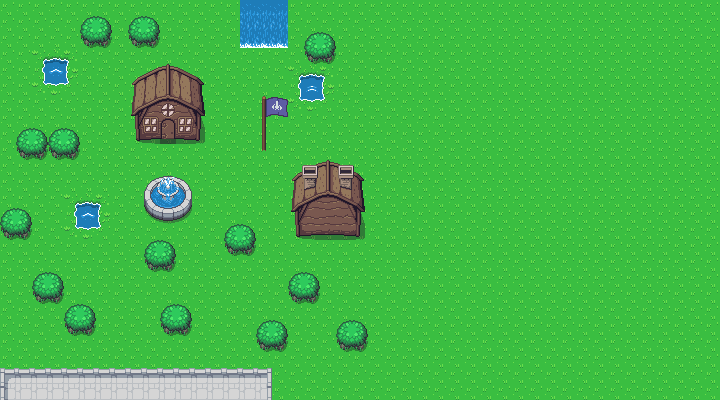

Rendered tile map (Tiled .tmx) drawn with the repository's tilesets; below, a short description and the full map source, tile grids included:
An orthogonal 45x25 tile map with 16x16 px tiles, 3 tile layers (Tile Layer 1, Stuffs, Moar Stuffs).

<map version="1.2" tiledversion="1.2.1" orientation="orthogonal" renderorder="right-down" width="45" height="25" tilewidth="16" tileheight="16" infinite="0" nextlayerid="4" nextobjectid="1">
 <tileset firstgid="1" source="data/Overworld.tsx" />
 <layer id="1" name="Tile Layer 1" width="45" height="25">
  <data encoding="csv">
1,1,1,1,1,1,1,1,1,1,1,1,1,1,1,1,1,1,1,1,1,1,1,1,1,1,1,1,1,1,1,1,1,1,1,1,1,1,1,1,1,1,1,1,1,
1,1,1,1,1,1,1,1,1,1,1,1,1,1,1,1,1,1,1,1,1,1,1,1,1,1,1,1,1,1,1,1,1,1,1,1,1,1,1,1,1,1,1,1,1,
1,1,1,1,1,1,1,1,1,1,1,1,1,1,1,1,1,1,1,1,1,1,1,1,1,1,1,1,1,1,1,1,1,1,1,1,1,1,1,1,1,1,1,1,1,
1,1,1,1,1,1,1,1,1,1,1,1,1,1,1,1,1,1,1,1,1,1,1,1,1,1,1,1,1,1,1,1,1,1,1,1,1,1,1,1,1,1,1,1,1,
1,1,1,1,1,1,1,1,1,1,1,1,1,1,1,1,1,1,1,1,1,1,1,1,1,1,1,1,1,1,1,1,1,1,1,1,1,1,1,1,1,1,1,1,1,
1,1,1,1,1,1,1,1,1,1,1,1,1,1,1,1,1,1,1,1,1,1,1,1,1,1,1,1,1,1,1,1,1,1,1,1,1,1,1,1,1,1,1,1,1,
1,1,1,1,1,1,1,1,1,1,1,1,1,1,1,1,1,1,1,1,1,1,1,1,1,1,1,1,1,1,1,1,1,1,1,1,1,1,1,1,1,1,1,1,1,
1,1,1,1,1,1,1,1,1,1,1,1,1,1,1,1,1,1,1,1,1,1,1,1,1,1,1,1,1,1,1,1,1,1,1,1,1,1,1,1,1,1,1,1,1,
1,1,1,1,1,1,1,1,1,1,1,1,1,1,1,1,1,1,1,1,1,1,1,1,1,1,1,1,1,1,1,1,1,1,1,1,1,1,1,1,1,1,1,1,1,
1,1,1,1,1,1,1,1,1,1,1,1,1,1,1,1,1,1,1,1,1,1,1,1,1,1,1,1,1,1,1,1,1,1,1,1,1,1,1,1,1,1,1,1,1,
1,1,1,1,1,1,1,1,1,1,1,1,1,1,1,1,1,1,1,1,1,1,1,1,1,1,1,1,1,1,1,1,1,1,1,1,1,1,1,1,1,1,1,1,1,
1,1,1,1,1,1,1,1,1,1,1,1,1,1,1,1,1,1,1,1,1,1,1,1,1,1,1,1,1,1,1,1,1,1,1,1,1,1,1,1,1,1,1,1,1,
1,1,1,1,1,1,1,1,1,1,1,1,1,1,1,1,1,1,1,1,1,1,1,1,1,1,1,1,1,1,1,1,1,1,1,1,1,1,1,1,1,1,1,1,1,
1,1,1,1,1,1,1,1,1,1,1,1,1,1,1,1,1,1,1,1,1,1,1,1,1,1,1,1,1,1,1,1,1,1,1,1,1,1,1,1,1,1,1,1,1,
1,1,1,1,1,1,1,1,1,1,1,1,1,1,1,1,1,1,1,1,1,1,1,1,1,1,1,1,1,1,1,1,1,1,1,1,1,1,1,1,1,1,1,1,1,
1,1,1,1,1,1,1,1,1,1,1,1,1,1,1,1,1,1,1,1,1,1,1,1,1,1,1,1,1,1,1,1,1,1,1,1,1,1,1,1,1,1,1,1,1,
1,1,1,1,1,1,1,1,1,1,1,1,1,1,1,1,1,1,1,1,1,1,1,1,1,1,1,1,1,1,1,1,1,1,1,1,1,1,1,1,1,1,1,1,1,
1,1,1,1,1,1,1,1,1,1,1,1,1,1,1,1,1,1,1,1,1,1,1,1,1,1,1,1,1,1,1,1,1,1,1,1,1,1,1,1,1,1,1,1,1,
1,1,1,1,1,1,1,1,1,1,1,1,1,1,1,1,1,1,1,1,1,1,1,1,1,1,1,1,1,1,1,1,1,1,1,1,1,1,1,1,1,1,1,1,1,
1,1,1,1,1,1,1,1,1,1,1,1,1,1,1,1,1,1,1,1,1,1,1,1,1,1,1,1,1,1,1,1,1,1,1,1,1,1,1,1,1,1,1,1,1,
1,1,1,1,1,1,1,1,1,1,1,1,1,1,1,1,1,1,1,1,1,1,1,1,1,1,1,1,1,1,1,1,1,1,1,1,1,1,1,1,1,1,1,1,1,
1,1,1,1,1,1,1,1,1,1,1,1,1,1,1,1,1,1,1,1,1,1,1,1,1,1,1,1,1,1,1,1,1,1,1,1,1,1,1,1,1,1,1,1,1,
1,1,1,1,1,1,1,1,1,1,1,1,1,1,1,1,1,1,1,1,1,1,1,1,1,1,1,1,1,1,1,1,1,1,1,1,1,1,1,1,1,1,1,1,1,
1,1,1,1,1,1,1,1,1,1,1,1,1,1,1,1,1,1,1,1,1,1,1,1,1,1,1,1,1,1,1,1,1,1,1,1,1,1,1,1,1,1,1,1,1,
1,1,1,1,1,1,1,1,1,1,1,1,1,1,1,1,1,1,1,1,1,1,1,1,1,1,1,1,1,1,1,1,1,1,1,1,1,1,1,1,1,1,1,1,1
</data>
 </layer>
 <layer id="2" name="Stuffs" width="45" height="25">
  <data encoding="csv">
0,0,0,0,0,0,0,0,0,0,0,0,0,0,0,259,259,259,0,0,0,0,0,0,0,0,0,0,0,0,0,0,0,0,0,0,0,0,0,0,0,0,0,0,0,
0,0,0,0,0,646,647,0,646,647,0,0,0,0,0,299,299,299,0,0,0,0,0,0,0,0,0,0,0,0,0,0,0,0,0,0,0,0,0,0,0,0,0,0,0,
0,0,0,0,0,686,687,0,686,687,0,0,0,0,0,339,339,339,0,646,647,0,0,0,0,0,0,0,0,0,0,0,0,0,0,0,0,0,0,0,0,0,0,0,0,
0,0,243,244,245,0,0,0,0,0,0,0,0,0,0,0,0,0,0,686,687,0,0,0,0,0,0,0,0,0,0,0,0,0,0,0,0,0,0,0,0,0,0,0,0,
0,0,283,41,285,0,0,0,7,8,9,10,11,0,0,0,0,0,243,244,245,0,0,0,0,0,0,0,0,0,0,0,0,0,0,0,0,0,0,0,0,0,0,0,0,
0,0,323,324,325,0,0,0,47,48,49,50,51,0,0,0,0,0,283,81,285,0,0,0,0,0,0,0,0,0,0,0,0,0,0,0,0,0,0,0,0,0,0,0,0,
0,0,0,0,0,0,0,0,87,88,89,90,91,0,0,0,1164,1165,323,324,325,0,0,0,0,0,0,0,0,0,0,0,0,0,0,0,0,0,0,0,0,0,0,0,0,
0,0,0,0,0,0,0,0,127,128,129,130,131,0,0,0,1204,1205,0,0,0,0,0,0,0,0,0,0,0,0,0,0,0,0,0,0,0,0,0,0,0,0,0,0,0,
0,646,647,646,647,0,0,0,167,168,169,170,171,0,0,0,1244,0,0,0,0,0,0,0,0,0,0,0,0,0,0,0,0,0,0,0,0,0,0,0,0,0,0,0,0,
0,686,687,686,687,0,0,0,0,0,0,0,0,0,0,0,1284,0,0,0,0,0,0,0,0,0,0,0,0,0,0,0,0,0,0,0,0,0,0,0,0,0,0,0,0,
0,0,0,0,0,0,0,0,0,0,0,0,0,0,0,0,0,0,12,13,14,15,16,0,0,0,0,0,0,0,0,0,0,0,0,0,0,0,0,0,0,0,0,0,0,
0,0,0,0,0,0,0,0,0,383,384,385,0,0,0,0,0,0,52,53,54,55,56,0,0,0,0,0,0,0,0,0,0,0,0,0,0,0,0,0,0,0,0,0,0,
0,0,0,0,243,244,245,0,0,423,424,425,0,0,0,0,0,0,92,93,94,95,96,0,0,0,0,0,0,0,0,0,0,0,0,0,0,0,0,0,0,0,0,0,0,
646,647,0,0,283,41,285,0,0,463,464,465,0,0,0,0,0,0,132,133,134,135,136,0,0,0,0,0,0,0,0,0,0,0,0,0,0,0,0,0,0,0,0,0,0,
686,687,0,0,323,324,325,0,0,0,0,0,0,0,646,647,0,0,172,173,174,175,176,0,0,0,0,0,0,0,0,0,0,0,0,0,0,0,0,0,0,0,0,0,0,
0,0,0,0,0,0,0,0,0,646,647,0,0,0,686,687,0,0,0,0,0,0,0,0,0,0,0,0,0,0,0,0,0,0,0,0,0,0,0,0,0,0,0,0,0,
0,0,0,0,0,0,0,0,0,686,687,0,0,0,0,0,0,0,0,0,0,0,0,0,0,0,0,0,0,0,0,0,0,0,0,0,0,0,0,0,0,0,0,0,0,
0,0,646,647,0,0,0,0,0,0,0,0,0,0,0,0,0,0,646,647,0,0,0,0,0,0,0,0,0,0,0,0,0,0,0,0,0,0,0,0,0,0,0,0,0,
0,0,686,687,0,0,0,0,0,0,0,0,0,0,0,0,0,0,686,687,0,0,0,0,0,0,0,0,0,0,0,0,0,0,0,0,0,0,0,0,0,0,0,0,0,
0,0,0,0,646,647,0,0,0,0,646,647,0,0,0,0,0,0,0,0,0,0,0,0,0,0,0,0,0,0,0,0,0,0,0,0,0,0,0,0,0,0,0,0,0,
0,0,0,0,686,687,0,0,0,0,686,687,0,0,0,0,646,647,0,0,0,646,647,0,0,0,0,0,0,0,0,0,0,0,0,0,0,0,0,0,0,0,0,0,0,
0,0,0,0,0,0,0,0,0,0,0,0,0,0,0,0,686,687,0,0,0,686,687,0,0,0,0,0,0,0,0,0,0,0,0,0,0,0,0,0,0,0,0,0,0,
0,0,0,0,0,0,0,0,0,0,0,0,0,0,0,0,0,0,0,0,0,0,0,0,0,0,0,0,0,0,0,0,0,0,0,0,0,0,0,0,0,0,0,0,0,
0,0,0,0,0,0,0,0,0,0,0,0,0,0,0,0,0,0,0,0,0,0,0,0,0,0,0,0,0,0,0,0,0,0,0,0,0,0,0,0,0,0,0,0,0,
0,0,0,0,0,0,0,0,0,0,0,0,0,0,0,0,0,0,0,0,0,0,0,0,0,0,0,0,0,0,0,0,0,0,0,0,0,0,0,0,0,0,0,0,0
</data>
 </layer>
 <layer id="3" name="Moar Stuffs" width="45" height="25">
  <data encoding="csv">
0,0,0,0,0,0,0,0,0,0,0,0,0,0,0,0,0,0,0,0,0,0,0,0,0,0,0,0,0,0,0,0,0,0,0,0,0,0,0,0,0,0,0,0,0,
0,0,0,0,0,0,0,0,0,0,0,0,0,0,0,0,0,0,0,0,0,0,0,0,0,0,0,0,0,0,0,0,0,0,0,0,0,0,0,0,0,0,0,0,0,
0,0,0,0,0,0,0,0,0,0,0,0,0,0,0,0,0,0,0,0,0,0,0,0,0,0,0,0,0,0,0,0,0,0,0,0,0,0,0,0,0,0,0,0,0,
0,0,0,0,0,0,0,0,0,0,0,0,0,0,0,0,0,0,0,0,0,0,0,0,0,0,0,0,0,0,0,0,0,0,0,0,0,0,0,0,0,0,0,0,0,
0,0,0,0,0,0,0,0,0,0,0,0,0,0,0,0,0,0,0,0,0,0,0,0,0,0,0,0,0,0,0,0,0,0,0,0,0,0,0,0,0,0,0,0,0,
0,0,0,0,0,0,0,0,0,0,0,0,0,0,0,0,0,0,0,0,0,0,0,0,0,0,0,0,0,0,0,0,0,0,0,0,0,0,0,0,0,0,0,0,0,
0,0,0,0,0,0,0,0,0,0,0,0,0,0,0,0,0,0,0,0,0,0,0,0,0,0,0,0,0,0,0,0,0,0,0,0,0,0,0,0,0,0,0,0,0,
0,0,0,0,0,0,0,0,0,0,177,0,0,0,0,0,0,0,0,0,0,0,0,0,0,0,0,0,0,0,0,0,0,0,0,0,0,0,0,0,0,0,0,0,0,
0,0,0,0,0,0,0,0,0,0,217,0,0,0,0,0,0,0,0,0,0,0,0,0,0,0,0,0,0,0,0,0,0,0,0,0,0,0,0,0,0,0,0,0,0,
0,0,0,0,0,0,0,0,0,0,0,0,0,0,0,0,0,0,0,0,0,0,0,0,0,0,0,0,0,0,0,0,0,0,0,0,0,0,0,0,0,0,0,0,0,
0,0,0,0,0,0,0,0,0,0,0,0,0,0,0,0,0,0,0,0,0,0,0,0,0,0,0,0,0,0,0,0,0,0,0,0,0,0,0,0,0,0,0,0,0,
0,0,0,0,0,0,0,0,0,0,0,0,0,0,0,0,0,0,0,0,0,0,0,0,0,0,0,0,0,0,0,0,0,0,0,0,0,0,0,0,0,0,0,0,0,
0,0,0,0,0,0,0,0,0,0,0,0,0,0,0,0,0,0,0,0,0,0,0,0,0,0,0,0,0,0,0,0,0,0,0,0,0,0,0,0,0,0,0,0,0,
0,0,0,0,0,0,0,0,0,0,0,0,0,0,0,0,0,0,0,0,0,0,0,0,0,0,0,0,0,0,0,0,0,0,0,0,0,0,0,0,0,0,0,0,0,
0,0,0,0,0,0,0,0,0,0,0,0,0,0,0,0,0,0,0,0,0,0,0,0,0,0,0,0,0,0,0,0,0,0,0,0,0,0,0,0,0,0,0,0,0,
0,0,0,0,0,0,0,0,0,0,0,0,0,0,0,0,0,0,0,0,0,0,0,0,0,0,0,0,0,0,0,0,0,0,0,0,0,0,0,0,0,0,0,0,0,
0,0,0,0,0,0,0,0,0,0,0,0,0,0,0,0,0,0,0,0,0,0,0,0,0,0,0,0,0,0,0,0,0,0,0,0,0,0,0,0,0,0,0,0,0,
0,0,0,0,0,0,0,0,0,0,0,0,0,0,0,0,0,0,0,0,0,0,0,0,0,0,0,0,0,0,0,0,0,0,0,0,0,0,0,0,0,0,0,0,0,
0,0,0,0,0,0,0,0,0,0,0,0,0,0,0,0,0,0,0,0,0,0,0,0,0,0,0,0,0,0,0,0,0,0,0,0,0,0,0,0,0,0,0,0,0,
0,0,0,0,0,0,0,0,0,0,0,0,0,0,0,0,0,0,0,0,0,0,0,0,0,0,0,0,0,0,0,0,0,0,0,0,0,0,0,0,0,0,0,0,0,
0,0,0,0,0,0,0,0,0,0,0,0,0,0,0,0,0,0,0,0,0,0,0,0,0,0,0,0,0,0,0,0,0,0,0,0,0,0,0,0,0,0,0,0,0,
0,0,0,0,0,0,0,0,0,0,0,0,0,0,0,0,0,0,0,0,0,0,0,0,0,0,0,0,0,0,0,0,0,0,0,0,0,0,0,0,0,0,0,0,0,
0,0,0,0,0,0,0,0,0,0,0,0,0,0,0,0,0,0,0,0,0,0,0,0,0,0,0,0,0,0,0,0,0,0,0,0,0,0,0,0,0,0,0,0,0,
23,24,24,24,24,24,24,24,24,24,24,24,24,24,24,24,25,0,0,0,0,0,0,0,0,0,0,0,0,0,0,0,0,0,0,0,0,0,0,0,0,0,0,0,0,
63,64,64,64,64,64,64,64,64,64,64,64,64,64,64,64,65,0,0,0,0,0,0,0,0,0,0,0,0,0,0,0,0,0,0,0,0,0,0,0,0,0,0,0,0
</data>
 </layer>
</map>
